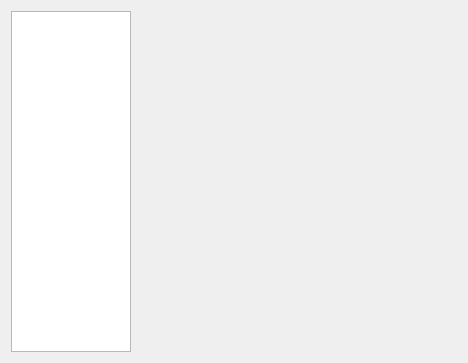
<?xml version="1.0" encoding="UTF-8"?>
<ui version="4.0">
 <class>chatDlgStack</class>
 <widget class="QDialog" name="chatDlgStack">
  <property name="geometry">
   <rect>
    <x>0</x>
    <y>0</y>
    <width>468</width>
    <height>363</height>
   </rect>
  </property>
  <property name="windowTitle">
   <string>聊天</string>
  </property>
  <layout class="QGridLayout" name="gridLayout">
   <item row="0" column="0">
    <widget class="QListWidget" name="listWidget">
     <property name="minimumSize">
      <size>
       <width>120</width>
       <height>0</height>
      </size>
     </property>
     <property name="maximumSize">
      <size>
       <width>120</width>
       <height>16777215</height>
      </size>
     </property>
    </widget>
   </item>
   <item row="0" column="1">
    <widget class="QStackedWidget" name="stackedWidget">
     <property name="currentIndex">
      <number>-1</number>
     </property>
    </widget>
   </item>
  </layout>
 </widget>
 <resources/>
 <connections/>
</ui>
